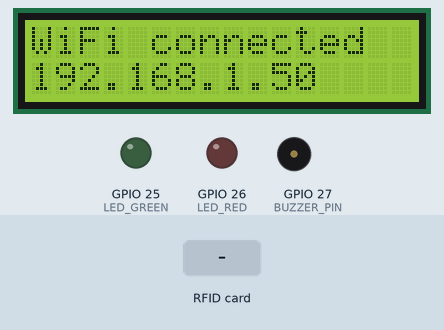
Simulated run of this sketch. Board: ESP32. On the bench: 16×2 character LCD, output pins drawn as LEDs (lit = HIGH), buzzer (waves = sounding, pin HIGH). Inputs (shaded band) come from the test bench. WiFi joins after 1.5 s; servers stay silent unless stated; uploads are accepted with an empty reply; the local clock reads 2024-03-15 10:24:30 at power-on unless the sketch sets it; what the sketch prints to the serial monitor is not drawn.

Above: at 2.1 s.
At 4.3 s:
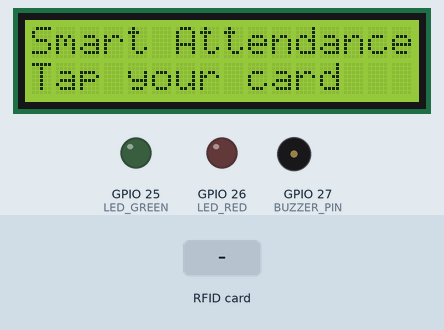
4.4 s: RFID card 5E 7A 19 C4 held to the reader
At 4.56 s:
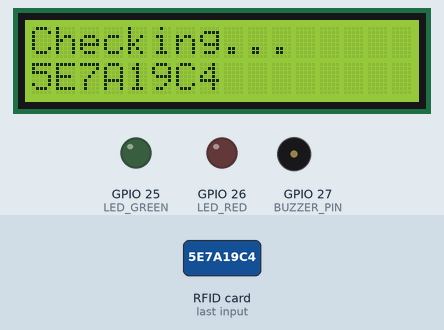
At 6.6 s:
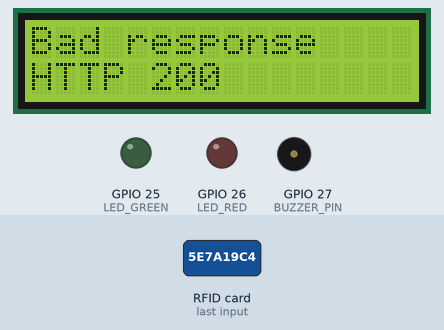
Timing chart, 0 to 8.1 s (numbered marks = the images above; inputs shaded):
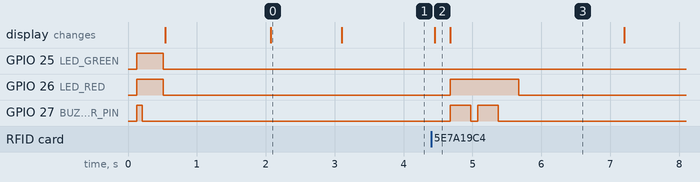

Measured:
- after the input at 4.4 s, GPIO 26 (LED_RED): LOW → HIGH after 0.27 s, → LOW 1.0 s later; GPIO 27 (BUZZER_PIN): alternates HIGH for 0.30 s and LOW for 0.10 s, 4 changes in all, then stays LOW, starting after 0.27 s; the display: changes after 0.05 s (image 2)
- what the display in image 0 shows lasts 1.0 s, from 2.1 s to 3.1 s

The sketch:

esp32_attendance.ino
```cpp
/*
  Smart Academic Attendance - ESP32 reader firmware
  Board : ESP32 DevKit V1
  Parts : RC522 RFID (13.56 MHz), LCD 16x2 I2C, green LED, red LED, buzzer

  Flow: tap card -> read UID -> POST JSON to the backend -> show result on
  LCD, green LED + short beep on success, red LED + long beep on failure.

  Libraries (Arduino Library Manager):
    - MFRC522            by GithubCommunity (miguelbalboa)
    - LiquidCrystal I2C  by Frank de Brabander
    - ArduinoJson        by Benoit Blanchon (v6 or v7)
*/

#include <SPI.h>
#include <Wire.h>
#include <WiFi.h>
#include <HTTPClient.h>
#include <MFRC522.h>
#include <LiquidCrystal_I2C.h>
#include <ArduinoJson.h>
#include <time.h>
#include "config.h"

// ---------------- Pin mapping (from the project specification) ----------------
#define RC522_SCK   18
#define RC522_MISO  19
#define RC522_MOSI  23
#define RC522_SDA   5     // SS / SDA (chip select)
#define RC522_RST   4     // not in the spec table; any free GPIO. Or wire RST to 3.3V and ignore.
#define LCD_SDA     21
#define LCD_SCL     22
#define LED_GREEN   25
#define LED_RED     26
#define BUZZER_PIN  27

MFRC522 rfid(RC522_SDA, RC522_RST);
LiquidCrystal_I2C lcd(LCD_I2C_ADDRESS, 16, 2);

String lastUid = "";
unsigned long lastScanAt = 0;

// ---------------- Helpers ----------------
void showLcd(const String &line1, const String &line2 = "") {
  lcd.clear();
  lcd.setCursor(0, 0);
  lcd.print(line1.substring(0, 16));
  lcd.setCursor(0, 1);
  lcd.print(line2.substring(0, 16));
}

void beep(unsigned int ms) {
  digitalWrite(BUZZER_PIN, HIGH);
  delay(ms);
  digitalWrite(BUZZER_PIN, LOW);
}

void signalSuccess() {
  digitalWrite(LED_GREEN, HIGH);
  beep(150);
  delay(350);
  digitalWrite(LED_GREEN, LOW);
}

void signalFailure() {
  digitalWrite(LED_RED, HIGH);
  beep(300); delay(100); beep(300);
  delay(300);
  digitalWrite(LED_RED, LOW);
}

void showReady() {
  showLcd("Smart Attendance", WiFi.status() == WL_CONNECTED ? "Tap your card" : "WiFi offline...");
}

void connectWifi() {
  showLcd("Connecting WiFi", WIFI_SSID);
  WiFi.mode(WIFI_STA);
  WiFi.begin(WIFI_SSID, WIFI_PASSWORD);
  unsigned long start = millis();
  while (WiFi.status() != WL_CONNECTED && millis() - start < 20000) {
    delay(300);
  }
  if (WiFi.status() == WL_CONNECTED) {
    showLcd("WiFi connected", WiFi.localIP().toString());
    delay(1000);
  } else {
    showLcd("WiFi failed", "will retry...");
    signalFailure();
  }
}

void syncTime() {
  configTime(0, 0, NTP_SERVER);   // UTC; the server converts to local time
  struct tm t;
  for (int i = 0; i < 20; i++) {
    if (getLocalTime(&t, 500)) return;
  }
}

// ISO-8601 UTC timestamp, e.g. 2026-11-11T09:15:00Z. Empty if NTP not synced yet
// (the backend then uses its own clock).
String isoTimestamp() {
  struct tm t;
  if (!getLocalTime(&t, 200)) return "";
  char buf[25];
  strftime(buf, sizeof(buf), "%Y-%m-%dT%H:%M:%SZ", &t);
  return String(buf);
}

String uidToString(MFRC522::Uid &uid) {
  String s = "";
  for (byte i = 0; i < uid.size; i++) {
    if (uid.uidByte[i] < 0x10) s += "0";
    s += String(uid.uidByte[i], HEX);
  }
  s.toUpperCase();
  return s;
}

// Sends the scan and updates LCD/LEDs/buzzer from the answer.
void sendScan(const String &cardUid) {
  if (WiFi.status() != WL_CONNECTED) {
    connectWifi();
    if (WiFi.status() != WL_CONNECTED) {
      showLcd("No network", "Try again");
      signalFailure();
      return;
    }
  }

  showLcd("Checking...", cardUid);

  StaticJsonDocument<256> req;
  req["device_id"] = DEVICE_ID;
  req["card_uid"] = cardUid;
  String ts = isoTimestamp();
  if (ts.length()) req["timestamp"] = ts;
  String body;
  serializeJson(req, body);

  HTTPClient http;
  http.setTimeout(HTTP_TIMEOUT_MS);
  http.begin(SERVER_URL);
  http.addHeader("Content-Type", "application/json");
  http.addHeader("X-Device-Key", DEVICE_API_KEY);
  int code = http.POST(body);

  if (code <= 0) {
    showLcd("Server error", "No response");
    signalFailure();
    http.end();
    return;
  }

  String payload = http.getString();
  http.end();

  StaticJsonDocument<768> res;
  DeserializationError err = deserializeJson(res, payload);
  if (err) {
    showLcd("Bad response", String("HTTP ") + code);
    signalFailure();
    return;
  }

  bool success = res["success"] | false;
  const char *status = res["status"] | "ERROR";

  if (code == 200 && success) {
    const char *student = res["student"] | "";
    const char *course = res["course"] | "";
    showLcd(String(student), String(status) + " " + String(course));
    signalSuccess();
  } else {
    const char *msg = res["message"] | "";
    showLcd(String(status), String(msg));
    signalFailure();
  }
}

// ---------------- Arduino entry points ----------------
void setup() {
  Serial.begin(115200);
  pinMode(LED_GREEN, OUTPUT);
  pinMode(LED_RED, OUTPUT);
  pinMode(BUZZER_PIN, OUTPUT);
  digitalWrite(LED_GREEN, LOW);
  digitalWrite(LED_RED, LOW);
  digitalWrite(BUZZER_PIN, LOW);

  Wire.begin(LCD_SDA, LCD_SCL);
  lcd.init();
  lcd.backlight();
  showLcd("Starting...");

  SPI.begin(RC522_SCK, RC522_MISO, RC522_MOSI, RC522_SDA);
  rfid.PCD_Init();

  // Self-test of all indicators
  digitalWrite(LED_GREEN, HIGH); digitalWrite(LED_RED, HIGH); beep(80);
  delay(300);
  digitalWrite(LED_GREEN, LOW); digitalWrite(LED_RED, LOW);

  connectWifi();
  syncTime();
  showReady();
  Serial.println("Ready");
}

void loop() {
  if (WiFi.status() != WL_CONNECTED && millis() % 10000 < 50) {
    WiFi.reconnect();
  }

  if (!rfid.PICC_IsNewCardPresent() || !rfid.PICC_ReadCardSerial()) {
    delay(30);
    return;
  }

  String uid = uidToString(rfid.uid);
  rfid.PICC_HaltA();
  rfid.PCD_StopCrypto1();

  // Local debounce: ignore the same card tapped again within the cooldown.
  if (uid == lastUid && millis() - lastScanAt < CARD_COOLDOWN_MS) {
    return;
  }
  lastUid = uid;
  lastScanAt = millis();

  Serial.println("Card: " + uid);
  sendScan(uid);

  delay(1500);
  showReady();
}
```

config.h
```cpp
#pragma once
// ---------------------------------------------------------------
// Device configuration. Edit these values before flashing.
// ---------------------------------------------------------------

// Wi-Fi (ESP32 supports 2.4 GHz only)
#define WIFI_SSID        "YOUR_WIFI_NAME"
#define WIFI_PASSWORD    "YOUR_WIFI_PASSWORD"

// Backend scan endpoint. Use the PC/server LAN IP, not localhost.
// Example: http://192.168.1.50:8000/api/v1/attendance/scan/
#define SERVER_URL       "http://192.168.1.50:8000/api/v1/attendance/scan/"

// Must match a Device record in the backend (device_code + api_key).
#define DEVICE_ID        "DEV_R101"
#define DEVICE_API_KEY   "DEV_R101_SECRET"

// Time (NTP). Egypt is UTC+2; the backend works in UTC so keep offset 0.
#define NTP_SERVER       "pool.ntp.org"

// Same card is ignored again for this many milliseconds (local debounce).
#define CARD_COOLDOWN_MS 3000

// HTTP timeout in milliseconds.
#define HTTP_TIMEOUT_MS  8000

// I2C address of the LCD backpack. Most boards are 0x27, some are 0x3F.
#define LCD_I2C_ADDRESS  0x27
```
